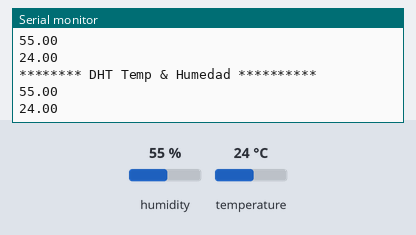
Recording of a sketch running on a simulated Arduino Uno, built with avr-gcc and run on an emulated ATmega328P. Parts: the last lines printed to the serial monitor. The test bench sets the inputs (shaded band); at power-on: humidity 55 %, temperature 24 °C.

Above: at 2.8 s.
2.9 s: humidity set to 22 %
At 5.1 s:
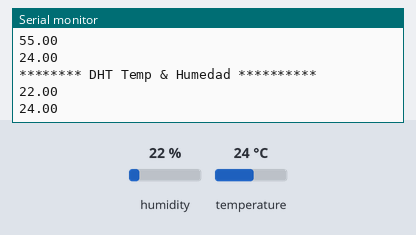
5.6 s: temperature set to 12 °C
At 7.5 s:
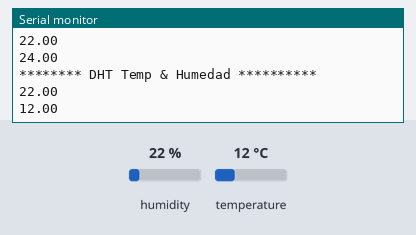
8.3 s: humidity set to 40 %
At 11.1 s:
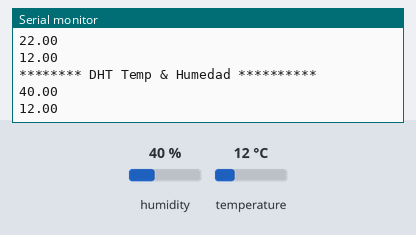
Timing chart, 0 to 12.6 s (numbered marks = the images above; inputs shaded):
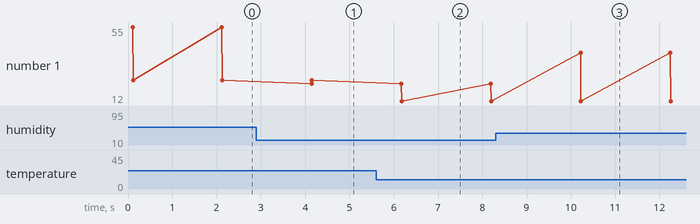

The sketch:

NodeMCU_DHT11.ino
```cpp
// Medicion de Temp y Humedad con DHT11
#include <SPI.h>
#include <Wire.h>
#include "DHT.h"
#include <OneWire.h>
String vers = "Puerta18 DHT11  Ver 1.1 2022 Sept02 By BrosCom.net";
#define DHTPIN 0  // Pin del Arduino al cual esta conectado el pin 2 del sensor DHT1122
#define DHTTYPE DHT11  // DHT 22  ó DHT 11
float temp=999;
float humedaddht;

void setup(){
  Serial.begin(9600);
  Serial.println(""); Serial.println("INICIO");
  Serial.println(vers);
  }//setup
void loop(){
    DHT dht(DHTPIN, DHTTYPE);
    dht.begin();
    humedaddht = dht.readHumidity();
    temp = dht.readTemperature();
    Serial.println("******** DHT Temp & Humedad **********" );
    Serial.println(humedaddht);
    Serial.println(temp);
    Serial.println("" );Serial.println("" );
    delay(2000);
  }//loop
```

Measured:
- after the input at 2.9 s, the serial monitor: prints a new line after 1.2 s (image 1)
- after the input at 5.6 s, the serial monitor: prints a new line after 0.58 s (image 2)
- after the input at 8.3 s, the serial monitor: prints a new line after 1.9 s (image 3)
- plotted number 1: 24 → 12 after the input at 5.6 s
